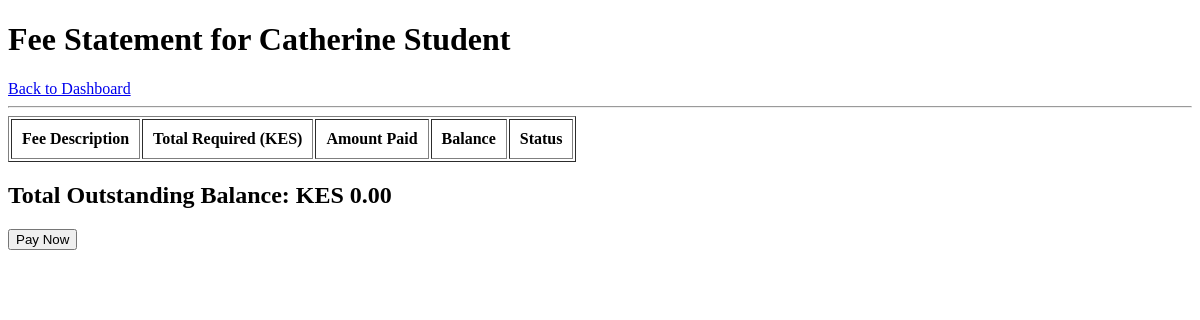
/view_fees.php?student_id=6 (signed in), run on an earlier commit of the app's database.
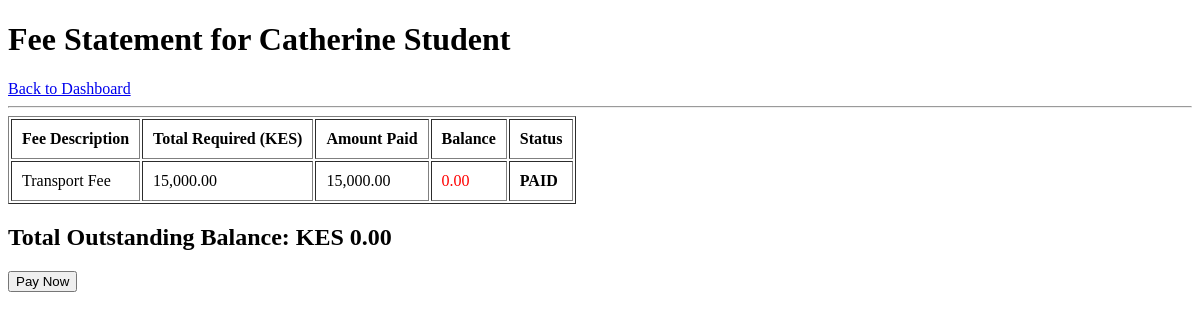
And on a later commit of the database.
### tables this page shows
CREATE TABLE users (
    id INT AUTO_INCREMENT PRIMARY KEY,
    full_name VARCHAR(100) NOT NULL,
    email VARCHAR(100) NOT NULL UNIQUE,
    password_hash VARCHAR(255) NOT NULL,
    role ENUM('admin', 'institution', 'parent', 'student') NOT NULL,
    institution_id INT DEFAULT NULL,
    created_at TIMESTAMP DEFAULT CURRENT_TIMESTAMP,
    updated_at TIMESTAMP DEFAULT CURRENT_TIMESTAMP ON UPDATE CURRENT_TIMESTAMP,
    CONSTRAINT fk_user_institution FOREIGN KEY (institution_id) 
        REFERENCES institutions(id) ON DELETE SET NULL
);

CREATE TABLE student_fees (
    id INT AUTO_INCREMENT PRIMARY KEY,
    student_id INT,
    fee_structure_id INT,
    paid_amount DECIMAL(10, 2) DEFAULT 0.00,
    status ENUM('unpaid', 'partial', 'paid') DEFAULT 'unpaid',
    FOREIGN KEY (student_id) REFERENCES users(id) ON DELETE CASCADE,
    FOREIGN KEY (fee_structure_id) REFERENCES fee_structures(id) ON DELETE CASCADE
);

CREATE TABLE fee_structures (
    id INT AUTO_INCREMENT PRIMARY KEY,
    institution_id INT,
    fee_name VARCHAR(100) NOT NULL,
    amount DECIMAL(10, 2) NOT NULL,
    academic_year VARCHAR(20),
    FOREIGN KEY (institution_id) REFERENCES institutions(id) ON DELETE CASCADE
);

### public/view_fees.php (the view, shortened to what this page needs)
<?php
require_once '../config/db.php';
$student_id = $_GET['student_id'] ?? null;
$sql = "SELECT sf.*, fs.fee_name, fs.amount as total_amount
        FROM student_fees sf
        JOIN fee_structures fs ON sf.fee_structure_id = fs.id
        WHERE sf.student_id = ?";
$stmt = $pdo->prepare($sql);
$stmt->execute([$student_id]);
$fees = $stmt->fetchAll();
$name_stmt = $pdo->prepare("SELECT full_name FROM users WHERE id = ?");
$name_stmt->execute([$student_id]);
$student = $name_stmt->fetch();
?>
<!DOCTYPE html>
<html>
<head>
</head>
<body>
    <h1>Fee Statement for <?php echo htmlspecialchars($student['full_name']); ?></h1>
    <a href="dashboard.php">Back to Dashboard</a>
    <hr>
    <table border="1" cellpadding="10">
        <thead>
            <tr>
                <th>Fee Description</th>
                <th>Total Required (KES)</th>
                <th>Amount Paid</th>
                <th>Balance</th>
                <th>Status</th>
            </tr>
        </thead>
        <tbody>
            <?php
            $total_balance = 0;
            foreach ($fees as $fee):
                $balance = $fee['total_amount'] - $fee['paid_amount'];
                $total_balance += $balance;
            ?>
            <tr>
                <td><?php echo htmlspecialchars($fee['fee_name']); ?></td>
                <td><?php echo number_format($fee['total_amount'], 2); ?></td>
                <td><?php echo number_format($fee['paid_amount'], 2); ?></td>
                <td style="color: red;"><?php echo number_format($balance, 2); ?></td>
                <td><strong><?php echo strtoupper($fee['status']); ?></strong></td>
            </tr>
            <?php endforeach; ?>
        </tbody>
    </table>
    <h2>Total Outstanding Balance: KES <?php echo number_format($total_balance, 2); ?></h2>
    <button onclick="alert('Proceeding to M-Pesa Payment...')">Pay Now</button>
</body>
</html>

What changed in the data, as far as the page shows it:
added student_fees: fee_structure.fee_name "Transport Fee", fee_structure.amount "15,000.00", paid_amount "15,000.00", balance "0.00", status "PAID"
